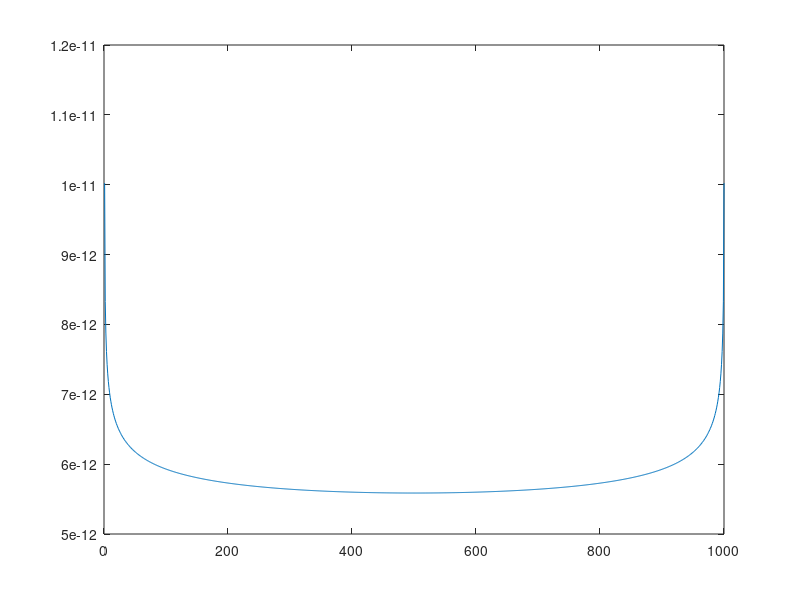

MATLAB code for this plot:
clc;
close all;
clear all;

length = 1000;
radius = 0.05;
seg = 1000;
voltage = 1;
delta = length/seg;
Z = zeros(seg,seg);

for i=1:seg
   for j=1:seg
      if(i==j)
          Z(i,j) = 2*log(((delta/2)+sqrt((radius)^2+(delta/2)^2))/(radius));
      end
      if(i~=j)
         if(i==1)
            d_plus = ((j-1)*delta)+(delta/2); 
            d_minus = ((j-1)*delta)-(delta/2); 
            Z(i,j) = log(d_plus/d_minus);
         end
      end
   end
end

for i=1:(seg-1)
   if(i==1)
      temp = Z(1,:);
      temp = temp';
      Zx = Z;
      Zx(:,1) = temp;
   end
   temp(end) = [];
   Zx(i+1:end,i+1) = temp;
   temp = temp';
   Zx(i+1,i+1:end) = temp;
   temp = temp';
end

for count = 1:seg
   volt(count) = 4*pi*(8.854*10^(-12)); 
end

volt = volt';
Zf = inv(Zx);
current = Zf*volt;

for dog = 1:seg
poop(dog) = dog;
end

plot(poop*delta,current);

%%








